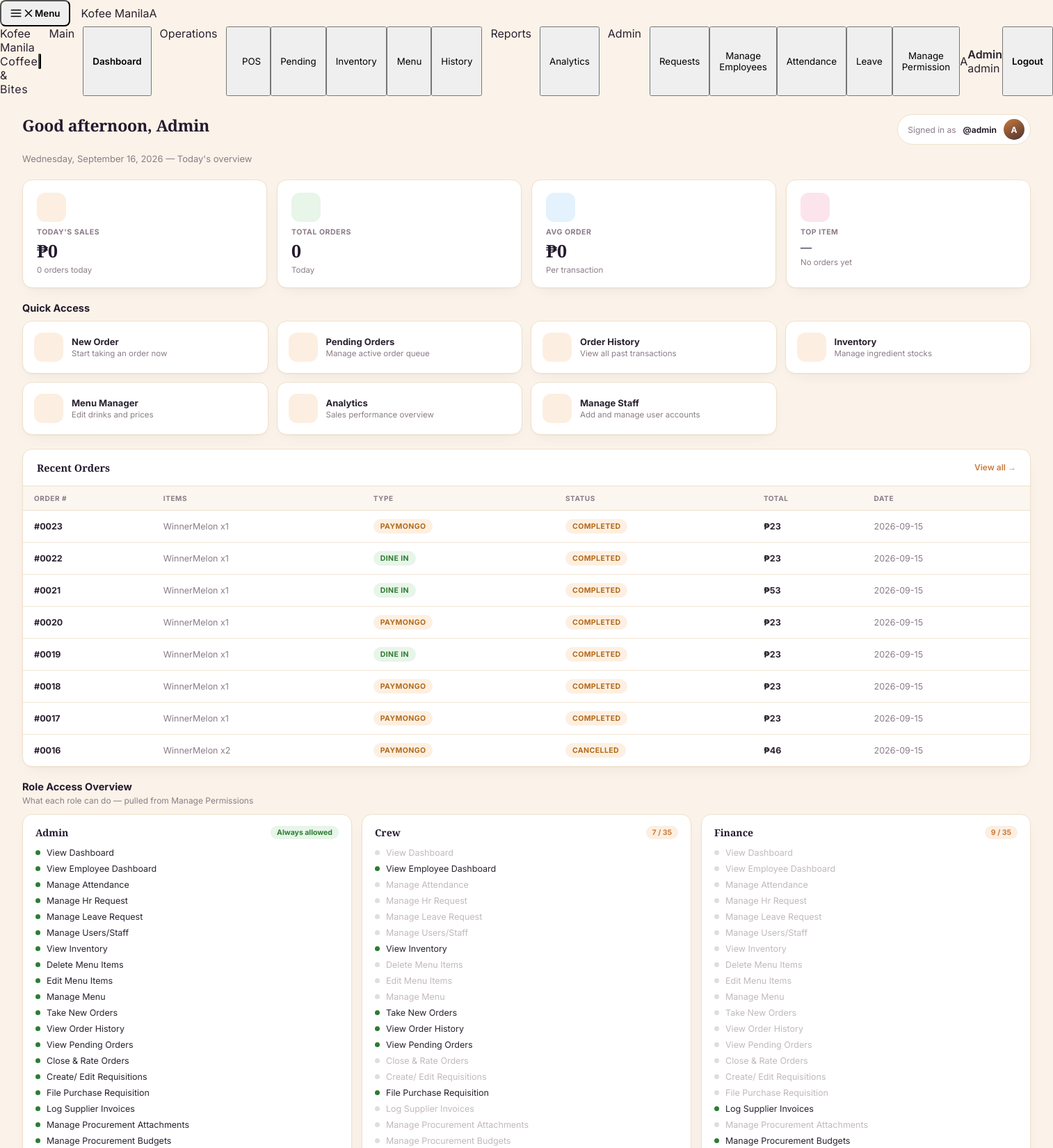
The page /POS/php/dashboard.php (signed in, upper part) on the database its author committed.
### tables this page shows
CREATE TABLE `roles` (
  `role_key` varchar(50) NOT NULL,
  `label` varchar(100) NOT NULL,
  `is_system` tinyint(1) NOT NULL DEFAULT 0
);

CREATE TABLE `permissions` (
  `perm_key` varchar(100) NOT NULL,
  `label` varchar(150) NOT NULL,
  `category` varchar(50) NOT NULL,
  `description` text DEFAULT NULL
);

CREATE TABLE `orders` (
  `id` int(12) NOT NULL,
  `user_id` int(50) NOT NULL,
  `total_amount` int(50) NOT NULL,
  `payment_method` varchar(50) NOT NULL DEFAULT 'dine-in',
  `status` enum('pending','completed','cancelled') NOT NULL DEFAULT 'pending',
  `created_at` date NOT NULL DEFAULT curdate(),
  `stock_deducted` tinyint(1) NOT NULL DEFAULT 0,
  `ingredients_deducted_at` datetime DEFAULT NULL
);

### POS/php/dashboard.php (the view, shortened to what the rows shown need)
<?php
require_once '../includes/auth.php';
require_once '../includes/permissions.php';
$pdo  = get_db();
$user = current_user();
$recent = $pdo->query("
    SELECT o.id, o.total_amount, o.payment_method, o.status, o.created_at,
           GROUP_CONCAT(CONCAT(p.name,' x',oi.quantity) SEPARATOR ', ') AS items,
           COUNT(oi.id) AS item_count
    FROM orders o
    LEFT JOIN order_items oi ON oi.order_id = o.id
    LEFT JOIN products p ON p.id = oi.product_id
    GROUP BY o.id
    ORDER BY o.id DESC LIMIT 8
")->fetchAll();
$all_roles       = get_all_roles();
$all_permissions = get_all_permissions();
$role_perm_map   = get_all_role_permissions();
$total_perms     = count($all_permissions);
$shortcut_defs = [
    ['perm' => 'orders.new',     'href' => 'menu.php',          'icon' => 'order',     'title' => 'New Order',     'desc' => 'Start taking an order now'],
    ['perm' => 'orders.pending', 'href' => 'pending_orders.php','icon' => 'pending',   'title' => 'Pending Orders','desc' => 'Manage active order queue'],
    ['perm' => 'orders.history', 'href' => 'history.php',       'icon' => 'history',   'title' => 'Order History', 'desc' => 'View all past transactions'],
    ['perm' => 'inventory.view', 'href' => 'inventory.php',     'icon' => 'inventory', 'title' => 'Inventory',     'desc' => 'Manage ingredient stocks'],
    ['perm' => 'menu.manage',    'href' => 'add_item.php',      'icon' => 'menu',      'title' => 'Menu Manager',  'desc' => 'Edit drinks and prices'],
    ['perm' => 'analytics.view', 'href' => 'analytics.php',     'icon' => 'analytics', 'title' => 'Analytics',     'desc' => 'Sales performance overview'],
    ['perm' => 'users.manage',   'href' => 'manage_users.php',  'icon' => 'employees', 'title' => 'Manage Staff',  'desc' => 'Add and manage user accounts'],
];
$shortcuts = array_values(array_filter($shortcut_defs, fn($s) => has_permission($s['perm'])));
$shortcuts = array_slice($shortcuts, 0, 8);
$hour = (int)date('G');
$greeting = $hour < 12 ? 'Good morning' : ($hour < 18 ? 'Good afternoon' : 'Good evening');
$fname = $user['firstname'] ?: $user['username'];
?>
<!DOCTYPE html>
<html lang="en">
<head>
  <link rel="stylesheet" href="../css/style.css"/>
  <link rel="stylesheet" href="../css/sidebar.css"/>
  <link rel="stylesheet" href="../css/home.css"/>
</head>
<body>
<?php include("../includes/sidebar.php"); ?>
<div id="page-home" class="page active">
  <div class="page-header">
    <div>
      <h1><?= $greeting ?>, <?= htmlspecialchars($fname) ?> <?= icon('sun', 20) ?></h1>
      <p><?= date('l, F j, Y') ?> — Today's overview</p>
    </div>
    <div class="signed-in-pill">
      Signed in as <b>@<?= htmlspecialchars($user['username']) ?></b>
      <div class="signed-in-avatar"><?= htmlspecialchars($initials) ?></div>
    </div>
  </div>
  <div class="page-body">
    <?php if (!empty($shortcuts)): ?>
    <div>
      <div class="home-shortcuts">
        <?php foreach ($shortcuts as $s): ?>
        <a href="<?= htmlspecialchars($s['href']) ?>" class="shortcut-card">
          <div class="shortcut-icon"><?= icon($s['icon']) ?></div>
          <div><h3><?= htmlspecialchars($s['title']) ?></h3><p><?= htmlspecialchars($s['desc']) ?></p></div>
        </a>
        <?php endforeach; ?>
      </div>
    </div>
    <?php endif; ?>
    <div class="recent-section">
      <div class="recent-header">
        <h2>Recent Orders</h2>
      </div>
      <table class="recent-table">
        <thead>
          <tr>
            <th>Order #</th>
            <th>Items</th>
            <th>Type</th>
            <th>Status</th>
            <th>Total</th>
            <th>Date</th>
          </tr>
        </thead>
        <tbody>
          <?php if (empty($recent)): ?>
            <tr class="empty-row"><td colspan="6">🫙 No orders yet today</td></tr>
          <?php else: foreach ($recent as $o):
            $pm = strtolower($o['payment_method']);
            $pm_class = str_contains($pm,'dine') ? 'badge-dine' : (str_contains($pm,'take') ? 'badge-take' : 'badge-delivery');
            $st_class = $o['status'] === 'complete' ? 'badge-complete' : 'badge-pending';
          ?>
            <tr>
              <td style="font-weight:700">#<?= str_pad($o['id'],4,'0',STR_PAD_LEFT) ?></td>
              <td style="max-width:200px;overflow:hidden;text-overflow:ellipsis;white-space:nowrap;color:var(--text-muted)">
                <?= htmlspecialchars($o['items'] ?? '—') ?>
              </td>
              <td><span class="badge <?= $pm_class ?>"><?= htmlspecialchars($o['payment_method']) ?></span></td>
              <td><span class="badge <?= $st_class ?>"><?= ucfirst($o['status'] ?: 'pending') ?></span></td>
              <td style="font-weight:700">₱<?= number_format($o['total_amount']) ?></td>
              <td style="color:var(--text-muted)"><?= $o['created_at'] ?></td>
            </tr>
          <?php endforeach; endif; ?>
        </tbody>
      </table>
    </div>
    <div>
      <div class="rao-grid">
        <?php foreach ($all_roles as $r):
          $rk = $r['role_key'];
          $granted = $rk === 'admin' ? array_column($all_permissions, 'perm_key') : ($role_perm_map[$rk] ?? []);
          $count = count($granted);
          $count_class = $rk === 'admin' ? 'full' : ($count === 0 ? 'none' : '');
        ?>
        <div class="rao-card">
          <div class="rao-head">
            <h3><?= htmlspecialchars($r['label']) ?></h3>
            <span class="rao-count <?= $count_class ?>">
              <?= $rk === 'admin' ? 'Always allowed' : $count . ' / ' . $total_perms ?>
            </span>
          </div>
          <div class="rao-list">
            <?php foreach ($all_permissions as $p):
              $on = $rk === 'admin' || in_array($p['perm_key'], $granted, true);
            ?>
              <div class="rao-item <?= $on ? '' : 'off' ?>">
                <span class="rao-dot"></span><?= htmlspecialchars($p['label']) ?>
              </div>
            <?php endforeach; ?>
          </div>
        </div>
        <?php endforeach; ?>
      </div>
    </div>
  </div>
</div>
</body>
</html>

### POS/includes/sidebar.php (shortened to what the rows shown need)
<?php
require_once __DIR__ . '/permissions.php';
if (!function_exists('icon')) {
    function icon(string $name, int $size = 18): string {
        $paths = [
            'home'        => '<path d="M3 11l9-8 9 8"/><path d="M5 10v10h14V10"/><path d="M10 20v-6h4v6"/>',
            'order'       => '<path d="M3 2h18M3 6h18M21 12H3M3 16h10"/><circle cx="17" cy="18" r="3"/>',
            'pending'     => '<circle cx="12" cy="12" r="9"/><path d="M12 7v5l3.5 2"/>',
            'inventory'   => '<path d="M21 8l-9-5-9 5 9 5 9-5z"/><path d="M3 8v8l9 5 9-5V8"/><path d="M12 13v8"/>',
            'history'     => '<circle cx="12" cy="12" r="9"/><path d="M12 7v5l3.5 2"/><path d="M3 3v6h6"/>',
            'menu'        => '<path d="M4 19V5a2 2 0 012-2h4a2 2 0 012 2v14"/><path d="M14 19V9a2 2 0 012-2h2a2 2 0 012 2v10"/><path d="M2 19h20"/>',
            'analytics'   => '<path d="M3 3v18h18"/><rect x="7" y="12" width="3" height="6"/><rect x="12" y="8" width="3" height="10"/><rect x="17" y="5" width="3" height="13"/>',
            'requests'    => '<rect x="4" y="3" width="16" height="18" rx="2"/><path d="M8 7h8M8 11h8M8 15h5"/>',
            'employees'   => '<circle cx="9" cy="8" r="3.2"/><path d="M2.5 20c0-3.6 2.9-6.4 6.5-6.4s6.5 2.8 6.5 6.4"/><circle cx="17.5" cy="9" r="2.4"/><path d="M15.7 13.6c2.6.4 4.6 2.6 4.8 5.4"/>',
            'attendance'  => '<rect x="3" y="4" width="18" height="17" rx="2"/><path d="M16 2v4M8 2v4M3 10h18"/><path d="M9 15l2 2 4-4"/>',
            'leave'       => '<rect x="3" y="4" width="18" height="17" rx="2"/><path d="M16 2v4M8 2v4M3 10h18"/><path d="M8 15h3M8 18h6"/>',
            'permissions' => '<path d="M12 2l7 3.5v5.4c0 4.7-3 8.9-7 10.1-4-1.2-7-5.4-7-10.1V5.5L12 2z"/><path d="M9.5 12l1.8 1.8L15 10"/>',
            'logout'      => '<path d="M9 21H5a2 2 0 01-2-2V5a2 2 0 012-2h4"/><path d="M16 17l5-5-5-5"/><path d="M21 12H9"/>',
            'sun'         => '<circle cx="12" cy="12" r="4.2"/><path d="M12 2v2.4M12 19.6V22M4.2 4.2l1.7 1.7M18.1 18.1l1.7 1.7M2 12h2.4M19.6 12H22M4.2 19.8l1.7-1.7M18.1 5.9l1.7-1.7"/>',
            'coin'        => '<circle cx="12" cy="12" r="9"/><path d="M9.2 15.4c.5.9 1.5 1.5 2.8 1.5 1.8 0 3-1 3-2.3 0-3.2-5.6-1.7-5.6-4.9 0-1.3 1.2-2.3 3-2.3 1.2 0 2.2.5 2.7 1.4M12 6.4v1.2M12 16.4v1.2"/>',
            'chevron'     => '<path d="M9 6l6 6-6 6"/>',
        ];
        $body = $paths[$name] ?? $paths['home'];
        return '<svg width="'.$size.'" height="'.$size.'" viewBox="0 0 24 24" fill="none" stroke="currentColor" stroke-width="1.8" stroke-linecap="round" stroke-linejoin="round">'.$body.'</svg>';
    }
}
$user    = current_user();
$role    = $user['role']  ?? 'crew';
$roles   = $user['roles'] ?? [$role];
$access = [
    'dashboard'    => has_permission('dashboard.view'),
    'new_order'    => has_permission('orders.new'),
    'pending'      => has_permission('orders.pending'),
    'history'      => has_permission('orders.history'),
    'analytics'    => has_permission('analytics.view'),
    'menu_manager' => has_permission('menu.manage'),
    'inventory'    => has_permission('inventory.view'),
    'users'        => has_permission('users.manage'),
    'hr_employees' => (bool)array_intersect(['admin', 'hr'], $roles),
    'hr_attendance'=> (bool)array_intersect(['admin', 'hr'], $roles),
    'hr_leave'     => true,
    'hr_requests'  => true,
    'manage_permissions' => in_array('admin', $roles, true),
];
$initials = strtoupper(substr($user['firstname'] ?: $user['username'] ?: '?', 0, 1));
?>
<header class="fixed top-0 inset-x-0 h-14 z-[200] flex items-center gap-3 px-4
               bg-[var(--espresso,#2c1a0e)] text-[var(--cream,#fbf3e9)] shadow-md">
    <button id="sidebar-menu-btn" onclick="toggleSidebar()"
        class="flex items-center gap-2 px-3 py-2 rounded-lg text-[13px] font-semibold
               bg-[rgba(251,243,233,0.08)] hover:bg-[rgba(251,243,233,0.16)] transition-colors duration-150"
        aria-expanded="false" aria-controls="main-sidebar">
        <svg id="menu-icon-open" width="18" height="18" viewBox="0 0 24 24" fill="none" stroke="currentColor"
             stroke-width="2" stroke-linecap="round"><path d="M3 6h18M3 12h18M3 18h18"/></svg>
        <svg id="menu-icon-close" width="18" height="18" viewBox="0 0 24 24" fill="none" stroke="currentColor"
             stroke-width="2" stroke-linecap="round" class="hidden"><path d="M6 6l12 12M18 6L6 18"/></svg>
        <span>Menu</span>
    </button>
    <div class="flex items-center gap-2.5 min-w-0">
        <div class="w-8 h-8 rounded-[9px] flex items-center justify-center flex-shrink-0
                    bg-[linear-gradient(150deg,var(--caramel,#c47d3e)_0%,var(--espresso-deep,#1c1108)_140%)]">
        </div>
        <span class="font-['Playfair_Display',serif] font-bold text-[15px] truncate">Kofee Manila</span>
    </div>
    <div class="w-8 h-8 rounded-full flex items-center justify-center flex-shrink-0 text-[12px] font-extrabold
                bg-[linear-gradient(150deg,var(--caramel-light,#d9a06b),var(--caramel,#c47d3e))]
                text-[var(--espresso-deep,#1c1108)]">
        <?= htmlspecialchars($initials) ?>
    </div>
</header>
<nav id="main-sidebar"
     class="fixed top-0 left-0 h-full w-[248px] z-[230] flex flex-col
            px-3.5 pt-4 pb-4 overflow-y-auto
            bg-[linear-gradient(165deg,var(--espresso,#2c1a0e)_0%,var(--espresso-deep,#1c1108)_115%)]
            text-[var(--cream,#fbf3e9)]
            -translate-x-full transition-transform duration-300 ease-out">
    <?php if ($access['dashboard']): ?>
        <?= icon('home') ?><span class="flex-1 truncate">Dashboard</span>
    <?php endif; ?>
    <div class="flex items-center gap-2.5 p-2.5 rounded-xl bg-[rgba(251,243,233,0.06)] mb-2">
        <div class="w-8 h-8 rounded-full flex items-center justify-center flex-shrink-0 text-[12px] font-extrabold
                    bg-[linear-gradient(150deg,var(--caramel-light,#d9a06b),var(--caramel,#c47d3e))]
                    text-[var(--espresso-deep,#1c1108)]">
            <?= htmlspecialchars($initials) ?>
        </div>
        <div class="leading-tight overflow-hidden">
            <div class="text-[12.5px] font-semibold text-[var(--cream,#fbf3e9)] truncate">
                <?= htmlspecialchars($user['firstname'] ?: $user['username']) ?>
            </div>
            <div class="text-[10.5px] text-[var(--caramel-light,#d9a06b)] capitalize truncate" title="<?= htmlspecialchars(implode(', ', $roles)) ?>">
                <?= htmlspecialchars(implode(' + ', $roles)) ?>
            </div>
        </div>
    </div>
</nav>

### rows shown on the page
roles: label "A", label "Admin", role_key "admin", shows "Always allowed"
permissions: category "Inventory", desc "Manage ingredient stocks", label "View Inventory"
orders: id "0023", items "WinnerMelon x1", payment_method "PAYMONGO", status "COMPLETED", total_amount "23", created_at "2026-09-15"
orders: id "0022", items "WinnerMelon x1", payment_method "DINE IN", status "COMPLETED", total_amount "23", created_at "2026-09-15"
orders: id "0021", items "WinnerMelon x1", payment_method "DINE IN", status "COMPLETED", total_amount "53", created_at "2026-09-15"
orders: id "0020", items "WinnerMelon x1", payment_method "PAYMONGO", status "COMPLETED", total_amount "23", created_at "2026-09-15"
orders: id "0019", items "WinnerMelon x1", payment_method "DINE IN", status "COMPLETED", total_amount "23", created_at "2026-09-15"
orders: id "0018", items "WinnerMelon x1", payment_method "PAYMONGO", status "COMPLETED", total_amount "23", created_at "2026-09-15"
orders: id "0017", items "WinnerMelon x1", payment_method "PAYMONGO", status "COMPLETED", total_amount "23", created_at "2026-09-15"
orders: id "0016", items "WinnerMelon x2", payment_method "PAYMONGO", status "CANCELLED", total_amount "46", created_at "2026-09-15"
permissions: label "View Dashboard"
permissions: label "View Employee Dashboard"
permissions: label "Manage Attendance"
permissions: label "Manage Hr Request"
permissions: label "Manage Leave Request"
permissions: label "Manage Users/Staff"
permissions: label "Delete Menu Items"
permissions: label "Edit Menu Items"
permissions: label "Manage Menu"
permissions: label "Take New Orders"
permissions: label "View Order History"
permissions: label "View Pending Orders"
permissions: label "Close & Rate Orders"
permissions: label "Create/ Edit Requisitions"
permissions: label "File Purchase Requisition"
permissions: label "Log Supplier Invoices"
permissions: label "Manage Procurement Attachments"
permissions: label "Manage Procurement Budgets"
roles: label "Crew", role_key "7"
roles: label "Finance", role_key "9"

### other values the page prints
implode(' + ', $roles) "admin"
$today_sales['total'] "0"
$today_sales['cnt'] "0"
$avg_order "0"
$s['title'] "New Order"
$s['desc'] "Start taking an order now"
$s['title'] "Pending Orders"
$s['desc'] "Manage active order queue"
$s['title'] "Order History"
$s['desc'] "View all past transactions"
$s['title'] "Menu Manager"
$s['desc'] "Edit drinks and prices"
$s['title'] "Analytics"
$s['desc'] "Sales performance overview"
$s['title'] "Manage Staff"
